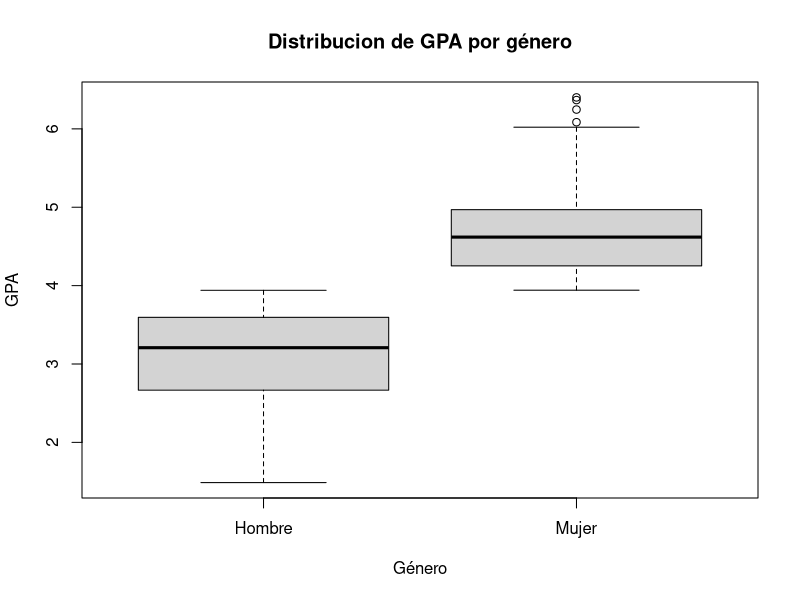
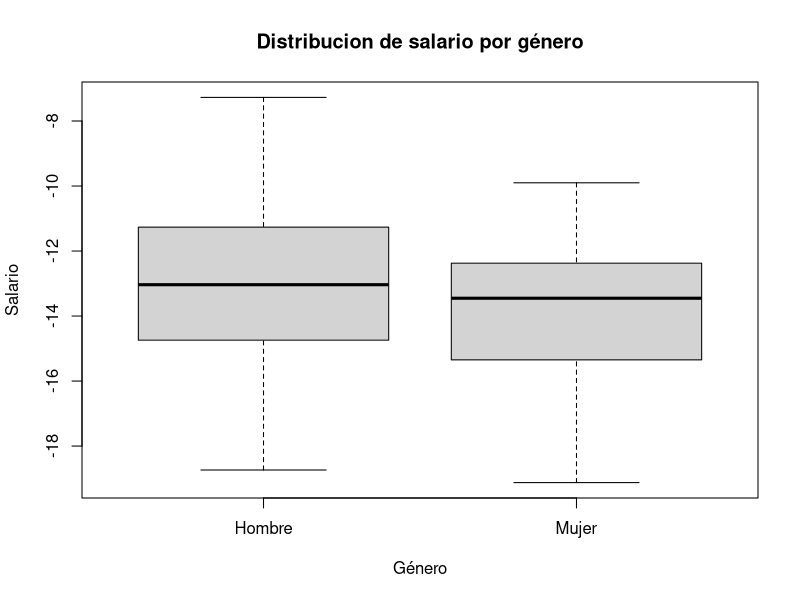

Write the R code that produced these figures, in order.
library(knitr) # Tablas markdown
# Problema 1
  # a) (0.3/5) Con los datos anexos, realice un modelo de regresión lineal y concluya sobre el efecto marginal de cada una de las variables (edad y GPA) mediante una prueba adecuada.
  
    # 0) Importar datos de salario.txt
    
      datos <- read.table('salario.txt', header=TRUE)
      
      head(datos)
      
    
    # 1) Ajustar modelo multiple
      modelo_multiple <- lm(salario ~ GPA + Edad, data = datos)
    
    # 2) Resumen de modelos (coeficientes, t-test para significancia individual, R^2, F-test para significancia global)
      summary(modelo_multiple)
      
      modelo_multiple
      
      # 2.1) Hacer tabla ANOVA
      
        # Modelo reducido (Solo intercepto, porque queremos probar la hipotesis que todas las variables son insignificantes, osea 0)
        modelo_multiple_reducido <- lm(salario ~ 1, data = datos)
        
        # Hacer tabla ANOVA
        
        anova(modelo_multiple_reducido, modelo_multiple)
    
    # 3) Intervalos de confianza
      IC <- confint(modelo_multiple, level=0.95)
      IC
    
  # b) (0.3/5) Realice un boxplot del GPA con respecto al género y con respecto al salario del recién egresado, para saber si pueden existir relaciones entre estas variables. ¿Cree que es importante incluir el género en el análisis?
    
    # 0) Crear vector de genero
      
    genero <- c(rep('Hombre',86), rep('Mujer',89))
    
    datos$genero <- factor(genero, levels=c('Hombre','Mujer'))
    
    # 1) GPA por genero
    
    boxplot(GPA ~ genero, data = datos, main = "Distribucion de GPA por género", xlab="Género", ylab="GPA")
    
    # 2) Salario por genero
    
    boxplot(salario ~ genero, data = datos, main = "Distribucion de salario por género", xlab="Género", ylab="Salario")
  
  # c) (0.4/5) En un modelo que incluye el género, estime el efecto de GPA y el efecto del género. 
    
    # 0) Realizar la regresion lineal multiple con genero, edad y GPA
    
    modelo_genero <- lm(salario ~ genero + Edad + GPA, data = datos)
    
    # 1) Resumen de modelos (coeficientes, t-test para significancia individual, R^2, F-test para significancia global)
    
    summary(modelo_genero)
    
    # 2) Intervalo de confianza para Edad, GPA y generoMujer
    confint(modelo_genero, level=0.95)
    
    # 3) Prueba conjunta
      
      # 3.1) Prueba conjunta con modelos anidados
      
        modelo_genero_restringido <- lm(salario ~ Edad, data = datos)
      
        anova(modelo_genero_restringido, modelo_genero)
      
      # 3.2) Prueba conjunta con restricciones lineales
        
        library(car)
      
        linearHypothesis(modelo_genero, c("GPA = 0","generoMujer = 0"), test = "F")
        
  # d) (0.3/5) Además del consultor político, otro experto cultural explica que el fenómeno en estos municipios es que a las mujeres no se les valora el esfuerzo académico, mientras que a los hombres si se les reconoce en términos de salario. Usando un modelo adecuado, prueba si la afirmación del experto es correcta o no.
        
    # Modelo con interaccion
        
        modelo_interaccion = lm(salario ~ Edad + GPA*genero, data = datos)
        
        summary(modelo_interaccion)
        
        # Prueba para mujeres: beta_GPA + beta_GPA:generoMujer = 0
        linearHypothesis(modelo_interaccion, c("GPA + GPA:generoMujer = 0"), test = "F")
        
        # Prueba para hombres: beta_GPA <= 0
        
        n = nobs(modelo_interaccion)
        p = length(coef(modelo_interaccion)) 
          
        c = c(0,0,1,0,0)
        
        estimador <- t(c)%*%coef(modelo_interaccion)
        varianza <- t(c)%*%vcov(modelo_interaccion)%*%c
        t_critico <- qt(0.95, n-p) # Prueba de cola derecha
        intervalo_1 <- estimador - t_critico * sqrt(varianza)
        intervalo_2 <- estimador + t_critico * sqrt(varianza)
        intervalo_1
        intervalo_2
        
# Problema 2
        
  # b) Presente la ecuación general y estime un modelo de regresión lineal con intercepto e interprete cada uno de los coeficientes estimados. Recuerde elegir una base específica. ¿Existe alguna relación entre los coeficientes estimados y las estadísticas descriptivas? Si es así, indique cuál es la relación.
        
    library(readxl)
        
    # 0) Leer la hoja 'Restaurantes' del Excel
    
      datos_restaurantes <- read_excel("DatosTarea2.xlsx", sheet="Restaurantes")
      
      head(datos_restaurantes)
      
      # Convertir ciudad a un factor
      
      datos_restaurantes$Programa <- factor(datos_restaurantes$Programa)
      
      # Confirmar niveles
      
      levels(datos_restaurantes$Programa)
      
      # Definir 'Bogotá' como nuestra base
      
      datos_restaurantes$Programa <- relevel(datos_restaurantes$Programa, ref = "Bogotá")
      
  # 1) Ajustar el modelo de regresion
      
      modelo_restaurantes <- lm(Calificación ~ Programa, data = datos_restaurantes)
      
      summary(modelo_restaurantes)
        
      # 1.1) Intervalo de confianza
      
      confint(modelo_restaurantes, level = 0.95)
      
  # c) Presente la ecuación general y estime un modelo de regresión lineal sin intercepto e interprete cada uno de los coeficientes estimados. ¿Existe alguna relación entre los coeficientes estimados y las estadísticas descriptivas? Si es así, indique cuál es la relación.
      
      # 0) Ya datos_restaurantes se le aplico el factor para las variables categoricas, en este caso solo tenemos que implementar el modelo sin intercepto.
      
      modelo_sin_intercepto = lm(Calificación ~ 0 + Programa, data = datos_restaurantes)
      
      # 1) Modelo de regresion lineal sin intercepto
      
      summary(modelo_sin_intercepto)
      
      # 2) Intervalo de confianza
      
      confint(modelo_sin_intercepto, level = 0.95)
      
# Problema 3
      
  # a) Estime un modelo de regresión lineal utilizando todas las variables proporcionadas por la agencia de viajes. Analice la significancia global del modelo y la significancia individual de cada una de las variables explicativas incluidas.
      
      # 0) Importar datos del Excel 'DatosTarea2.xlsx' y la hoja 'EventPlus'
      
        # Importar libreria para leer el Excel
        library(readxl)
        
        # Leer el Excel y la hoja EventPlus
        datos_eventos = read_excel('DatosTarea2.xlsx', sheet="EventPlus ")
        
        # Confirmar importacion correcta de datos
        head(datos_eventos)
      
        # Variables categoricas
        
          # Cliente frecuente
        
          datos_eventos$`Cliente frecuente` <- factor(datos_eventos$`Cliente frecuente`)
          
          datos_eventos$`Cliente frecuente` <- relevel(datos_eventos$`Cliente frecuente`, ref="No")
        
          levels(datos_eventos$`Cliente frecuente`)
          
          # Ubicacion del evento
          
          datos_eventos$`Ubicación del evento` <- factor(datos_eventos$`Ubicación del evento`)
      
          datos_eventos$`Ubicación del evento` <- relevel(datos_eventos$`Ubicación del evento`, ref="Nacional")
          
          levels(datos_eventos$`Ubicación del evento`)
          
          # Tipo de recinto
          
          datos_eventos$`Tipo de Recinto` <- factor(datos_eventos$`Tipo de Recinto`)
          
          datos_eventos$`Tipo de Recinto` <- relevel(datos_eventos$`Tipo de Recinto`, ref = "Hotel")
          
          levels(datos_eventos$`Tipo de Recinto`)
          
          # Catering
          
          datos_eventos$`Incluye catering` <- factor(datos_eventos$`Incluye catering`)
          
          datos_eventos$`Incluye catering` <- relevel(datos_eventos$`Incluye catering`, ref = "No")
          
          levels(datos_eventos$`Incluye catering`)
          
          # Epoca del año
          
          datos_eventos$`Época del año` <- factor(datos_eventos$`Época del año`)
          
          datos_eventos$`Época del año` <- relevel(datos_eventos$`Época del año`, ref = "Regular")
          
          levels(datos_eventos$`Época del año`)
      
      # 1) Significancia individual y global
          
      modelo_eventplus <- lm(`Satisfacción Global` ~ ., data = datos_eventos)
      
      summary(modelo_eventplus)
      
      modelo_reducido <- lm(`Satisfacción Global` ~ 1, data = datos_eventos)

  # b) Con base en los resultados obtenidos en el punto anterior, determine estadísticamente si es necesario excluir de manera simultánea todas las variables que resultaron no significativas en el modelo.
      
      modelo_eventplus_reducido <- lm(`Satisfacción Global` ~ `Duración del evento`+`Contratiempos reportados`+`Número de actividades` +`Incluye catering`+`Tiempo de Respuesta` +`Calificación del ponente principal`, data = datos_eventos)
      
      anova(modelo_eventplus_reducido, modelo_eventplus)
      
  # c) 
      
      # Modelo 1 - La Satisfacción Global explicada por la frecuencia del cliente, si el plan incluye catering, y el tiempo de respuesta.
      
      modelo_1 <- lm(`Satisfacción Global` ~ `Cliente frecuente` + `Incluye catering` + `Tiempo de Respuesta`, data = datos_eventos)
      
      
      # Modelo 2 - La Satisfacción Global explicada por los contratiempos reportados, el número de actividades, la duración del evento y la calificación del ponente principal.
      
      modelo_2 <- lm(`Satisfacción Global` ~ `Contratiempos reportados` + `Número de actividades` + `Duración del evento` + `Calificación del ponente principal`, data = datos_eventos)
      
      # Funcion para sacar R2 ajustado manualmente
      
      n = nrow(datos_eventos)
      
      get_R2ajustado <- function(modelo) {
        
        RSS <- sum(residuals(modelo)^2)
        TSS <- sum( (datos_eventos$`Satisfacción Global`-mean(datos_eventos$`Satisfacción Global`))^2 )
        k <- length(coef(modelo))-1
        R2ajustado <- 1- (RSS/(n-k-1))/(TSS/(n-1))
        return(R2ajustado)
        
        
      } 
      
      R2_modelo_1 <- get_R2ajustado(modelo_1)
      R2_modelo_2 <- get_R2ajustado(modelo_2)
      
      R2_modelo_1
      R2_modelo_2
      
  # d)
      
      # Calculo con linear hypothesis
      
      linearHypothesis(modelo_eventplus_reducido, c(
        "`Duración del evento` = `Número de actividades`"),
        test = "F"
      )
      
      # Calculo manual como combinacion lineal
      
        # Coeficientes
      
        coeficientes <- coef(modelo_eventplus_reducido)
        names(coeficientes)
        
        # Vector de coeficientes
        c <- c(
          0,
          1,
          0,
          -1,
          0
          ,0
          ,0
        )
        
        # simbolo
        valor_combinacion <- 0
        
        # (X(t)X)-1
        
        X <- model.matrix(modelo_eventplus_reducido)
        head(X)
        XtXinv <- solve(t(X)%*%X)
        
        # MSE
        res <- residuals(modelo_eventplus_reducido)
        RSS <- sum(res^2)
        
        n <- nobs(modelo_eventplus_reducido)
        p <- length(coef(modelo_eventplus_reducido))
        
        MSE = RSS/(n-p)
        
        # Numerador
        numerador <- as.numeric(  t(c)%*%coeficientes-valor_combinacion            )
        
        #Denominador
        denominador <- as.numeric ( sqrt( t(c)%*%(MSE*XtXinv  ) %*% c      )            )
        
        # ep
        
        ep = numerador / denominador
        
        # t critico de desigualdad (dos colas)
        
        t_crit <- qt(0.975, n-p)
        
        ep
        t_crit
        
  # e) Haciendo uso del modelo obtenido en el literal (b), determine si la media del nivel de satisfacción global de los participantes supera los 7.5 puntos bajo las siguientes condiciones específicas:
        
        coeficientes <- coef(modelo_eventplus_reducido)
        names(coeficientes)
        
        c <- c(
          1,
          3,
          2,
          8,
          0,
          6,
          7.8
        )
        
        estimador = t(c) %*% coeficientes
        
        estimador
        
        varianza = t(c)%*%vcov(modelo_eventplus_reducido)%*%c
        
        t_critico = qt(0.95, n-p)
        
        IC_1 = estimador - t_critico * sqrt(varianza)
        IC_2 = estimador + t_critico * sqrt(varianza)
        
        IC_1
        IC_2
        
        estadistico_prueba <- (estimador - 7.5)/sqrt(varianza)
        
        estadistico_prueba
        t_critico
        
  # f) 
        c = c(
          1,
          4,
          3,
          6,
          1,
          5,
          8.2
          
        )
        
        estimador <- t(c)%*%coeficientes
        
        RSS <- sum(residuals(modelo_eventplus_reducido)^2)
        
        MSE <- RSS/(n-p)
        
        
        varianza <- t(c)%*%(vcov(modelo_eventplus_reducido))%*%c
        
        varianza_mse <- varianza + MSE
        
        t_critico <- qt(0.975, n-p)
        
        IP_1 <- estimador - t_critico * sqrt(varianza_mse)
        IP_2 <- estimador + t_critico * sqrt(varianza_mse)
        
        IP_1
        IP_2
        
        
        
        
        
        
        
      